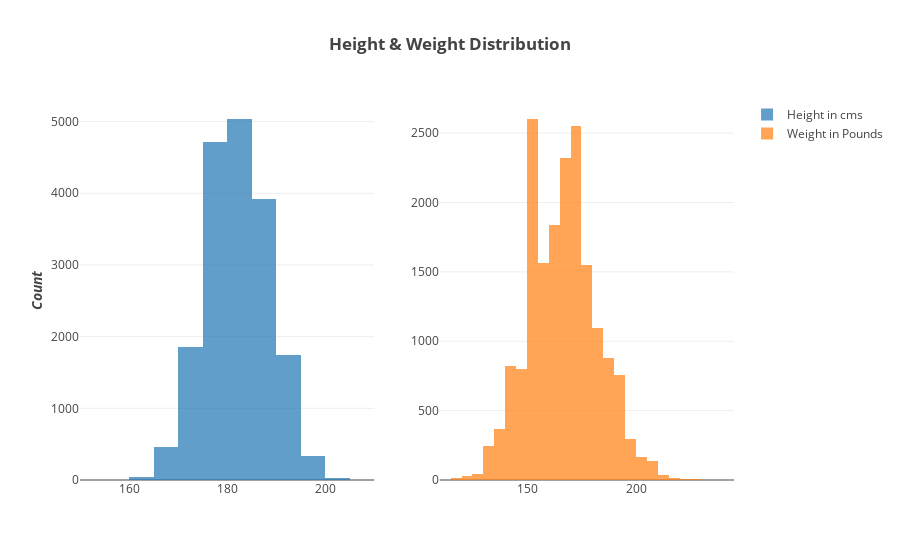

Notebook source saved alongside this figure:
### Markdown cell above
**Player Height and Weight distibution**

### Code cell
fig = tools.make_subplots(rows=1, cols=2)

trace7a = go.Histogram(x=data['Height in Cms'], nbinsx=25, opacity=0.7, name='Height in cms')
trace7b = go.Histogram(x=data['Weight in Pounds'], nbinsx=30, opacity=0.7, name='Weight in Pounds')

fig.append_trace(trace7a, 1,1)
fig.append_trace(trace7b, 1,2)

fig['layout'].update(title='<b>Height & Weight Distribution</b>', \
                     xaxis=dict(automargin=True),
                     yaxis=dict(title='<b><i>Count</b></i>')
                    )
py.iplot(fig)

### Figure 1 — Plotly figure (JSON) as saved in the notebook; plotly's stock layout.template omitted (floating-point values rounded to 4 significant figures; data arrays with more than 128 entries replaced by an {"elided": "..."} marker saying what was removed)
{"data": [{"name": "Height in cms", "nbinsx": 25, "opacity": 0.7, "type": "histogram", "uid": "cbbb6af8-a32b-4622-a17d-ac2c948453e3", "x": {"elided": "18147 float values"}, "xaxis": "x", "yaxis": "y"}, {"name": "Weight in Pounds", "nbinsx": 30, "opacity": 0.7, "type": "histogram", "uid": "dd419336-9f32-4a20-87c4-9d42aa33785b", "x": {"elided": "18147 int values"}, "xaxis": "x2", "yaxis": "y2"}], "layout": {"title": {"text": "<b>Height & Weight Distribution</b>"}, "xaxis": {"anchor": "y", "automargin": true, "domain": [0.0, 0.45]}, "xaxis2": {"anchor": "y2", "domain": [0.55, 1.0]}, "yaxis": {"anchor": "x", "domain": [0.0, 1.0], "title": {"text": "<b><i>Count</b></i>"}}, "yaxis2": {"anchor": "x2", "domain": [0.0, 1.0]}}}
